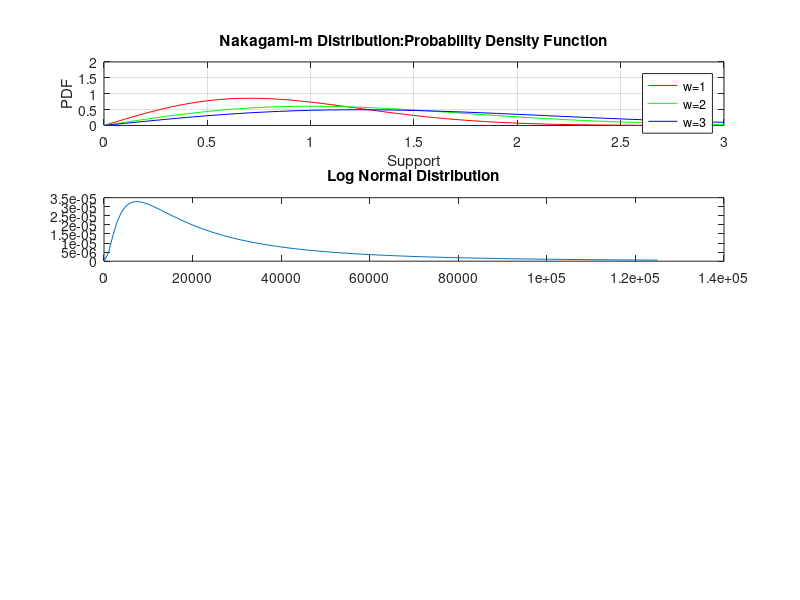

Source code (MATLAB): (Note: this script raises an error after producing the figure.)
%%
%Nakagami-m Distribution
clc; clear all; close all;
colors=['r','g','b'] ;
m = 1;
x = [0:0.05:3];
subplot(411)
for w = 1:3
    for ii = 1:length(x)
        y(ii)=((2*m^m)/(gamma(m)*w^m))*x(ii)^(2*m-1)*exp(-((m/w)*x(ii)^2));
    end
    plot(x,y,colors(w))
    hold on
end
xlabel('Support'); 
ylabel('PDF'); 
title('Nakagami-m Distribution:Probability Density Function')
hleg1 = legend('w=1','w=2','w=3');
set(hleg1,'Location','NorthEast')
axis([0 3 0 2]);
grid on 
%%
x = (10:1000:125010)';
y = lognpdf(x,log(20000),1.0);

subplot(412)
plot(x,y)
title('Log Normal Distribution')
h = gca;
h.XTick = [0 30000 60000 90000 120000];
h.XTickLabel = {'0','$30,000','$60,000','$90,000','$120,000'};
% Compute the Lognormal Distribution pdf
% Suppose the income of a family of four in the United States follows
% a lognormal distribution with mu = log(20,000) and sigma = 1.
% Compute and plot the income density

%%
mu = 1:5;

y = gampdf(1,1,mu);
%y = [0.3679  0.3033  0.2388  0.1947  0.1637]
y1 = exppdf(1,mu);
subplot(413)
plot(mu,y,mu,y1)
title("Gamma Distribution Function")
%%
%Rician 
x = linspace(0, 8, 100);

subplot(4, 1, 4)
plot(x, ricepdf(x, 0, 1),  x, ricepdf(x, 1, 0.50), x, ricepdf(x, 1, 1.00))
title('Rice PDF with s = 1')
function y = ricepdf(x, v, s)
s2 = s.^2; % (neater below)
    try
        y = (x ./ s2) .*...
            exp(-0.5 * (x.^2 + v.^2) ./ s2) .*...
            besseli(0, x .* v ./ s2);
            % besseli(0, ...) is the zeroth order modified Bessel function of
            % the first kind. (see help bessel)
        y(x <= 0) = 0;
    catch
        error('ricepdf:InputSizeMismatch','Non-scalar arguments must match in size.');
    end
end
%%
